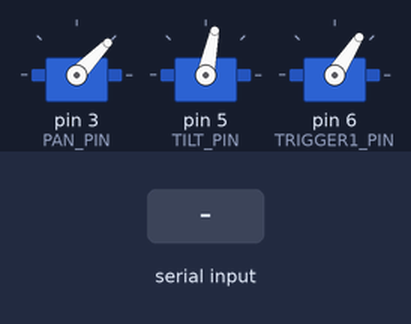
The sketch below on a simulated Arduino Uno, built with avr-gcc and run on an emulated ATmega328P. Shown: 3 × servo. Inputs (shaded band) come from the test bench. What the sketch prints to the serial monitor is not drawn.

Above: at 1.2 s.
1.3 s: "1" received over Serial
At 2.0 s:
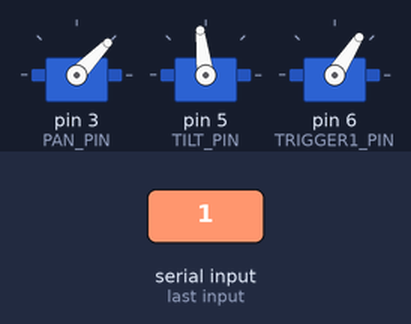
3.1 s: byte 253 (0xFD) received over Serial
At 3.9 s:
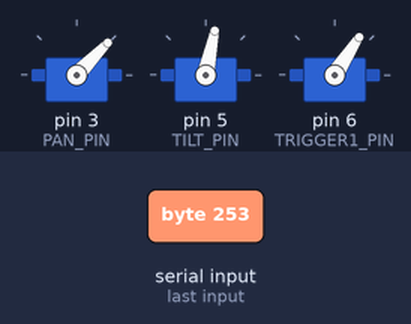
4.9 s: "2" received over Serial
At 5.5 s:
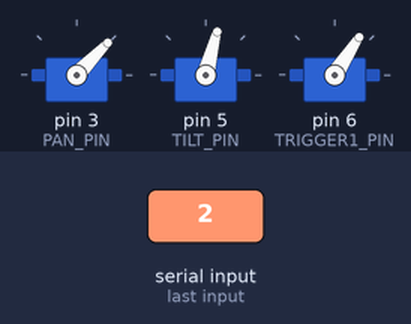
Timing chart, 0 to 7.9 s (numbered marks = the images above; inputs shaded):
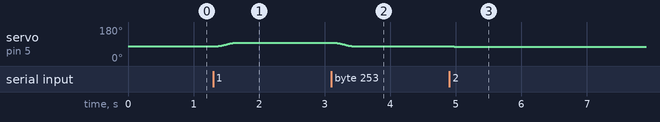

The sketch:

arduino_for_joystick_hss.ino
```cpp
/*
  Celik Kubbe - Servo.h uzerinden WASD + Cift Tetik Manuel Kontrol
  (PCA9685 KALDIRILDI - dogrudan Arduino pinlerinden surulmektedir)

  Bu surum, PCA9685'li son CALISAN kodunuzdaki dogrulanmis kalibrasyon
  degerleri BIREBIR korunarak hazirlanmistir. Hareket matematigi
  (TrajectoryGenerator + aci->pulse donusumu) eskisiyle ozdestir;
  degisen tek sey darbenin PCA9685 yerine Arduino pininden uretilmesidir.

  ONEMLI GUC UYARISI:
  Servo motorlarin V+ (guc) hatti Arduino'nun 5V pininden DEGIL, harici
  8.4V (pan/tilt) ve 6.8V (tetikler) kaynaklardan gelmelidir. Servo
  sinyal kablosu (sari/beyaz) asagidaki pinlere, GND'si ise ORTAK GND
  (yildiz) noktasina baglanir.

  PCA9685/I2C tamamen kaldirildigi icin onceki I2C kilitlenme riski
  (Wire.setWireTimeout korumasi) de ortadan kalkmistir.

  Iletisim protokolu (Python -> Arduino, ~50Hz):

  Tek bayt - yon bitmask'i:
    bit0 (0x01) = W basili  (tilt yukari)
    bit1 (0x02) = S basili  (tilt asagi)
    bit2 (0x04) = A basili  (pan sola)
    bit3 (0x08) = D basili  (pan saga)
    bit4 (0x10) = J basili  (HER IKI tetik birlikte - tek atis, kenar algilama)

  Tek bayt - ozel komutlar:
    0xFF        = ACIL DURDUR (pan+tilt+her iki tetik durur, MANDALLI)
    0xFE        = Acil durdur serbest birak
    0xFD        = HOME (P) - tum eksenleri HOME_*_DEG degerlerine gonderir
    0xFC        = Tek atis darbesi (eksenlere dokunmaz)

  Bes bayt - mutlak aci cercevesi:
    0xFB + [pan_lo][pan_hi][tilt_lo][tilt_hi]
                = int16 little-endian, 0.1 derece birimi (47.3 der -> 473)
                  Analog kol ve otonom takip bu yolu kullanir.

  Baglanti watchdog'u:
    COMMAND_TIMEOUT_MS (500 ms) boyunca hic bayt gelmezse eksenler
    bulunduklari yerde durdurulur. Bkz. loop() sonundaki watchdog blogu.
*/

#include <Servo.h>
#include "TrajectoryGenerator.h"
#include "ServoAxisController.h"

// --- PIN ATAMALARI ---
// Kendi kablolamaniza gore degistirin. Servo.h herhangi bir dijital
// pini kullanabilir (PCA9685'teki gibi ozel kanal numarasi yoktur).
const uint8_t PAN_PIN      = 3;
const uint8_t TILT_PIN     = 5;
const uint8_t TRIGGER1_PIN = 6;
const uint8_t TRIGGER2_PIN = 9;

// --- attach() icin ORTAK GENIS ARALIK ---
// DIKKAT: Arduino Servo kutuphanesi attach(pin, min, max) degerlerini
// int8_t offset olarak saklar; 1210 gibi dar/uc degerler verilirse bu
// alan TASAR ve kutuphane yanlis sinir hesaplar. Bu yuzden tum servolar
// GENIS ortak aralikla attach edilir; gercek eksen limitleri zaten
// ServoAxisController::writeAngle() icinde dogru sekilde uygulanir
// (cikan pulse her zaman ilgili eksenin MIN/MAX_PULSE_US araligindadir).
const uint16_t ATTACH_MIN_US = 500;
const uint16_t ATTACH_MAX_US = 2500;

Servo panServo;
Servo tiltServo;
Servo trigger1Servo;
Servo trigger2Servo;

// --- PAN (DS5160) - son calisan kodunuzdaki dogrulanmis degerler ---
const uint16_t PAN_MIN_PULSE_US = 500;
const uint16_t PAN_MAX_PULSE_US = 1800;
const float PAN_MIN_DEG  = 40.0f;
const float PAN_MAX_DEG  =100.0f;
const float PAN_MAX_VEL_DPS = 800.0f;   // eski: 400
const float PAN_MAX_ACCEL_DPS2 = 1000.0f;   // eski: 500

// --- TILT (DS5160 + 1:2 harici disli) - dogrulanmis degerler ---
const uint16_t TILT_MIN_PULSE_US = 500;  //1000 onceki
const uint16_t TILT_MAX_PULSE_US = 1800;  //1350 onceki
const float TILT_MIN_DEG = 115.0f;
const float TILT_MAX_DEG = 150.0f;
const float TILT_MAX_VEL_DPS    = 600.0f;
const float TILT_MAX_ACCEL_DPS2 = 800.0f;

// --- TETIK 1 (DS3225 25kg) - dogrulanmis degerler ---
const uint16_t TRIGGER1_MIN_PULSE_US = 600; //  ates tarafi    //1210 idi
const uint16_t TRIGGER1_MAX_PULSE_US = 1800; // dinlenme tarafi   //1510 idi
const float TRIGGER1_FIRE_DEG = 145.0f;  //75 idi
const float TRIGGER1_REST_DEG = 80.0f; //120 idi

// --- TETIK 2 (DS3225 25kg) - YENI, KARSI YONDE MONTELI ---
// Ters taraftaki silahi tetikledigi icin REST/FIRE acilari TETIK 1'in
// TERSI (mirror) olarak tanimlandi. Pulse araligi ise TETIK 1'den
// BAGIMSIZ ve HENUZ TEST EDILMEMISTIR - asagidaki genis deger yalnizca
// guvenli bir baslangictir. Tilt'te yaptiginiz gibi kucuk adimlarla
// (20-30us) daraltarak kendi guvenli araliginizi bulun.


/*

const uint16_t TRIGGER2_MIN_PULSE_US = 500;  // <-- SIZ TEST EDIP DEGISTIRECEKSINIZ
const uint16_t TRIGGER2_MAX_PULSE_US = 2500; // <-- SIZ TEST EDIP DEGISTIRECEKSINIZ
const float TRIGGER2_REST_DEG = 0.0f;   // TETIK1'in tersi
const float TRIGGER2_FIRE_DEG = 180.0f; // TETIK1'in tersi
*/


const float TRIGGER_MAX_VEL_DPS     = 3000.0f;
const float TRIGGER_MAX_ACCEL_DPS2  = 4000.0f;
const unsigned long TRIGGER_HOLD_MS = 250;


// --- HOME (BASLANGIC / SIFIRLAMA) ACILARI - dogrulanmis degerler ---
const float HOME_PAN_DEG      = 70.0f;
const float HOME_TILT_DEG     = 120.0f;  // = 150.0f
const float HOME_TRIGGER1_DEG = TRIGGER1_REST_DEG;
//const float HOME_TRIGGER2_DEG = TRIGGER2_REST_DEG;


ServoAxisController pan(panServo, PAN_MIN_DEG, PAN_MAX_DEG,
                         PAN_MIN_PULSE_US, PAN_MAX_PULSE_US,
                         PAN_MAX_VEL_DPS, PAN_MAX_ACCEL_DPS2);

ServoAxisController tilt(tiltServo, TILT_MIN_DEG, TILT_MAX_DEG,
                          TILT_MIN_PULSE_US, TILT_MAX_PULSE_US,
                          TILT_MAX_VEL_DPS, TILT_MAX_ACCEL_DPS2);

ServoAxisController trigger1(trigger1Servo, TRIGGER1_REST_DEG, TRIGGER1_FIRE_DEG,
                              TRIGGER1_MIN_PULSE_US, TRIGGER1_MAX_PULSE_US,
                              TRIGGER_MAX_VEL_DPS, TRIGGER_MAX_ACCEL_DPS2);

/*
ServoAxisController trigger2(trigger2Servo, TRIGGER2_REST_DEG, TRIGGER2_FIRE_DEG,
                              TRIGGER2_MIN_PULSE_US, TRIGGER2_MAX_PULSE_US,
                              TRIGGER_MAX_VEL_DPS, TRIGGER_MAX_ACCEL_DPS2);
*/


// Yon durumlarini (state) takip etmek icin degiskenler
int lastPanDir = 0;
int lastTiltDir = 0;
bool lastFireKeyState = false;

//asagisi sonradan eklendi


// --- MUTLAK ACI CERCEVESI (0xFB) ---
// Bicim: [0xFB][pan_lo][pan_hi][tilt_lo][tilt_hi]
// Aci degerleri int16 little-endian, 0.1 derece biriminde.
// Ornek: 47.3 derece -> 473
//
// Bitmask komutlarindan farki: yon degil KONUM belirtir. Python bu
// cerceveyi 50Hz gonderdiginde hedef surekli kayar ve eksenler onu
// TrajectoryGenerator ile puruzsuzce takip eder. Analog kol ve otonom
// takip bu yolu kullanir.
const uint8_t FRAME_HEADER = 0xFB;
const uint8_t FRAME_PAYLOAD_LEN = 4;
const unsigned long FRAME_TIMEOUT_MS = 100;

uint8_t frameBuffer[FRAME_PAYLOAD_LEN];
uint8_t frameIndex = 0;
bool frameActive = false;
unsigned long frameStartMs = 0;

// Ates darbesi komutu. Bitmask'teki 0x10 bitinden ayri tutuldu cunku
// bitmask isleyicisi her cagrildiginda pan/tilt yonunu de degerlendirir
// ve mutlak aci hedefini bozar.
const uint8_t CMD_FIRE_PULSE = 0xFC;

// Aci olcegi: gelen ham deger 10'a bolunerek dereceye cevrilir.
const float ANGLE_SCALE = 10.0f;


// --- BAGLANTI WATCHDOG'U ---
// Python bagli oldugu surece en gec 150 ms'de bir bayt gonderir:
// analog/otonom yolda 50 Hz cerceve akisi, bitmask yolunda ArduinoLink'in
// heartbeat tekrari. 500 ms sessizlik baglantinin koptugu anlamina gelir
// (uc kacirilmis heartbeat).
//
// NEDEN GEREKLI: bitmask modunda yon komutu hedefi EKSEN LIMITI olarak
// verir (moveTo(PAN_MAX_DEG)). Komut akisi kesilirse eksen o limite kadar
// donmeye devam eder ve durdurulamaz; ACIL DURDUR komutu da gonderilemez,
// cunku gonderecek taraf zaten olmustur.
//
// Mutlak aci (0xFB) modunda ayni risk yoktur: moveToImmediate() hedefe
// zaten ulasmis oldugu icin eksen kendiliginden donuk kalir.
const unsigned long COMMAND_TIMEOUT_MS = 500;

unsigned long lastCommandMs = 0;
bool motionHalted = false;


// yukarisi sonradan eklendi


// --- Tetik durum makinesi (non-blocking) - HER IKI tetigi birlikte yonetir ---
enum TriggerState { TRIGGER_IDLE, TRIGGER_FIRING, TRIGGER_HOLDING, TRIGGER_RETURNING };
TriggerState triggerState = TRIGGER_IDLE;
unsigned long triggerHoldStartMs = 0;

void startFire() {
    if (triggerState == TRIGGER_IDLE) {
        trigger1.moveTo(TRIGGER1_FIRE_DEG);
        //trigger2.moveTo(TRIGGER2_FIRE_DEG);
        triggerState = TRIGGER_FIRING;
    }
}

void updateTriggerStateMachine() {
    switch (triggerState) {
        case TRIGGER_IDLE:
            break;

        case TRIGGER_FIRING:
            // Her iki tetik de hareketini bitirdiginde HOLD'a gec
            if (!trigger1.isMoving() ) { //&& !trigger2.isMoving()) {
                triggerHoldStartMs = millis();
                triggerState = TRIGGER_HOLDING;
            }
            break;

        case TRIGGER_HOLDING:
            if (millis() - triggerHoldStartMs >= TRIGGER_HOLD_MS) {
                trigger1.moveTo(TRIGGER1_REST_DEG);
                //trigger2.moveTo(TRIGGER2_REST_DEG);
                triggerState = TRIGGER_RETURNING;
            }
            break;

        case TRIGGER_RETURNING:
            if (!trigger1.isMoving() ) { //&& !trigger2.isMoving()) {
                triggerState = TRIGGER_IDLE;
            }
            break;
    }
}

void goHome() {
    pan.moveTo(HOME_PAN_DEG);
    tilt.moveTo(HOME_TILT_DEG);
    trigger1.moveTo(HOME_TRIGGER1_DEG);
    //trigger2.moveTo(HOME_TRIGGER2_DEG);

    triggerState = TRIGGER_IDLE;
    lastPanDir = 0;
    lastTiltDir = 0;
    lastFireKeyState = false;
}


//yeni fonksiyon


// Tamamlanan cerceveyi isler: iki int16 degeri dereceye cevirip
// eksenlere hedef olarak verir.
void processFrame() {
    int16_t panRaw = (int16_t)(frameBuffer[0] | ((uint16_t)frameBuffer[1] << 8));
    int16_t tiltRaw = (int16_t)(frameBuffer[2] | ((uint16_t)frameBuffer[3] << 8));

    pan.moveToImmediate((float)panRaw / ANGLE_SCALE);
    tilt.moveToImmediate((float)tiltRaw / ANGLE_SCALE);

    // Bitmask durum makinesini sifirla: aksi halde mutlak aci modundan
    // cikip bitmask moduna donuldugunde eski yon hatirlanir ve ilk
    // komut yok sayilir.
    lastPanDir = 0;
    lastTiltDir = 0;
}


//ustteki yeni fonksiyon


void setup() {
    Serial.begin(115200);

    panServo.attach(PAN_PIN, ATTACH_MIN_US, ATTACH_MAX_US);
    tiltServo.attach(TILT_PIN, ATTACH_MIN_US, ATTACH_MAX_US);
    trigger1Servo.attach(TRIGGER1_PIN, ATTACH_MIN_US, ATTACH_MAX_US);
    //trigger2Servo.attach(TRIGGER2_PIN, ATTACH_MIN_US, ATTACH_MAX_US);

    pan.begin(HOME_PAN_DEG);
    tilt.begin(HOME_TILT_DEG);
    trigger1.begin(HOME_TRIGGER1_DEG);
    //trigger2.begin(HOME_TRIGGER2_DEG);

    // Watchdog'u simdiden besle: aksi halde ilk komut gelene kadar
    // gecen sure zaman asimi sayilir ve acilista bosuna tetiklenir.
    lastCommandMs = millis();

    Serial.println(F("Servo.h WASD+Cift Tetik kontrol hazir (PCA9685 yok)."));
}

void loop() {
    if (Serial.available() > 0) {
    // --- Yarim kalan cerceve zaman asimi ---
    // Cerceve ortasinda baglanti koparsa kalan baytlar bir sonraki
    // komutu bozmamalidir.

    if (frameActive && (millis() - frameStartMs > FRAME_TIMEOUT_MS)) {
        frameActive = false;
        frameIndex = 0;
    }

    while (Serial.available() > 0) {
        uint8_t cmd = Serial.read();

        // Her gelen bayt watchdog'u besler. Cerceve veri baytlari da
        // dahildir: onlar da baglantinin canli oldugunun kanitidir.
        lastCommandMs = millis();
        motionHalted = false;

        // Cerceve toplama modundaysak bayti veri olarak biriktir.
        if (frameActive) {
            frameBuffer[frameIndex++] = cmd;
            if (frameIndex >= FRAME_PAYLOAD_LEN) {
                processFrame();
                frameActive = false;
                frameIndex = 0;
            }
            continue;
        }

        if (cmd == FRAME_HEADER) {
            // Cerceve basligi: sonraki 4 bayt veri olarak toplanacak.
            frameActive = true;
            frameIndex = 0;
            frameStartMs = millis();
        } else if (cmd == 0xFF) {
            pan.emergencyStop();
            tilt.emergencyStop();
            trigger1.emergencyStop();
           //trigger2.emergencyStop();
            triggerState = TRIGGER_IDLE;
            frameActive = false;
            frameIndex = 0;
        } else if (cmd == 0xFE) {
            pan.release();
            tilt.release();
            trigger1.release();
            //trigger2.release();
        } else if (cmd == 0xFD) {
            goHome();
        } else if (cmd == CMD_FIRE_PULSE) {
            // Cerceve toplama modunda DEGILSEK ates et. frameActive
            // kontrolu yukarida zaten yapiliyor ama ek guvenlik olarak
            // burada da dogrulaniyor: kazara ates en pahali hatadir.
            if (!frameActive) {
                startFire();
            }
        } else {
            int currentTiltDir = 0;
            int currentPanDir = 0;

            if (cmd & 0x01) currentTiltDir = 1;  // W: Yukari
            if (cmd & 0x02) currentTiltDir = -1;   // S: Asagi
            if ((cmd & 0x01) && (cmd & 0x02)) currentTiltDir = 0;

            if (cmd & 0x04) currentPanDir = 1;   // A: Sola
            if (cmd & 0x08) currentPanDir = -1;  // D: Saga
            if ((cmd & 0x04) && (cmd & 0x08)) currentPanDir = 0;

            bool fireKeyState = (cmd & 0x10) != 0;

            if (currentTiltDir != lastTiltDir) {
                if (currentTiltDir == 1) {
                    tilt.moveTo(TILT_MAX_DEG);
                } else if (currentTiltDir == -1) {
                    tilt.moveTo(TILT_MIN_DEG);
                } else {
                    tilt.moveTo(tilt.currentAngle());
                }
                lastTiltDir = currentTiltDir;
            }

            if (currentPanDir != lastPanDir) {
                if (currentPanDir == 1) {
                    pan.moveTo(PAN_MAX_DEG);
                } else if (currentPanDir == -1) {
                    pan.moveTo(PAN_MIN_DEG);
                } else {
                    pan.moveTo(pan.currentAngle());
                }
                lastPanDir = currentPanDir;
            }

            if (fireKeyState && !lastFireKeyState) {
                startFire();
            }
            lastFireKeyState = fireKeyState;
        }
    }
  }

    // --- Baglanti watchdog'u ---
    // Serial.available() blogunun DISINDA olmak zorundadir: baglanti
    // tamamen sustugunda o blok hic calismaz, yani icine konulan bir
    // kontrol tam ihtiyac duyulan anda devre disi kalir.
    if (!motionHalted && (millis() - lastCommandMs > COMMAND_TIMEOUT_MS)) {
        // Bulundugu yerde dur. emergencyStop() BILINCLI olarak
        // kullanilmadi: o mandallidir ve kisa bir USB titremesinden
        // sonra sistemi 0xFE gelene kadar kilitler. Buradaki durus
        // komut akisi dondugunde kendiliginden cozulur, ancak duran
        // eksen kendiliginden harekete gecmez.
        pan.moveTo(pan.currentAngle());
        tilt.moveTo(tilt.currentAngle());

        // Yarim kalan cerceveyi at. Yukaridaki cerceve zaman asimi da
        // ayni blogun icinde oldugu icin baglanti cerceve ortasinda
        // koparsa asla calismaz; frameActive takili kalir ve baglanti
        // dondugunde ilk dort komut bayti veri sanilip aci olarak
        // yorumlanir.
        frameActive = false;
        frameIndex = 0;

        // Bitmask durum makinesini sifirla ki baglanti dondugunde ilk
        // yon komutu yeniden moveTo() uretsin.
        lastPanDir = 0;
        lastTiltDir = 0;

        // Bekleyen ates biti baglanti donusunde KENAR uretmesin.
        // true birakilinca gelen ilk 0x10'lu bayt yukselen kenar
        // sayilmaz; operator tetigi birakip tekrar basmadan ates olmaz.
        lastFireKeyState = true;

        motionHalted = true;
    }

    pan.update();
    tilt.update();
    trigger1.update();
    //trigger2.update();
    updateTriggerStateMachine();
}
```

ServoAxisController.cpp
```cpp
#include "ServoAxisController.h"

namespace {
    float mapFloat(float x, float inMin, float inMax, float outMin, float outMax) {
        return outMin + (x - inMin) * (outMax - outMin) / (inMax - inMin);
    }
}

ServoAxisController::ServoAxisController(Servo &servo,
                                          float minAngleDeg, float maxAngleDeg,
                                          uint16_t minPulseUs, uint16_t maxPulseUs,
                                          float maxVelDegPerSec, float maxAccelDegPerSec2)
    : _servo(servo),
      _traj(maxVelDegPerSec, maxAccelDegPerSec2),
      _minPulseUs(minPulseUs), _maxPulseUs(maxPulseUs),
      _targetAngle(0), _estopped(false) {
    // Aci sinirlarini sirala. Tetikler REST/FIRE acilariyla kuruluyor ve
    // TRIGGER1'de REST(180) > FIRE(0) oldugu icin sira tersine donuyor.
    // Siralanmazsa constrain(x, 180, 0) her zaman ayni degeri dondurur
    // ve tetik hicbir zaman ates konumuna gitmez.
    if (minAngleDeg <= maxAngleDeg) {
        _minAngle = minAngleDeg;
        _maxAngle = maxAngleDeg;
    } else {
        _minAngle = maxAngleDeg;
        _maxAngle = minAngleDeg;
    }
}

void ServoAxisController::begin(float initialAngleDeg) {
    initialAngleDeg = constrain(initialAngleDeg, _minAngle, _maxAngle);
    _targetAngle = initialAngleDeg;
    _traj.freezeAt(initialAngleDeg);
    writeAngle(initialAngleDeg);
}

void ServoAxisController::moveTo(float targetAngleDeg) {
    if (_estopped) return;
    _targetAngle = constrain(targetAngleDeg, _minAngle, _maxAngle);
    _traj.setTarget(_targetAngle, micros());
}

void ServoAxisController::nudge(float deltaDeg) {
    moveTo(_targetAngle + deltaDeg);
}

void ServoAxisController::moveToImmediate(float targetAngleDeg) {
  if (_estopped) return;

  _targetAngle = constrain(targetAngleDeg, _minAngle, _maxAngle);

  _traj.freezeAt(_targetAngle);

  writeAngle(_targetAngle);
}

void ServoAxisController::update() {
    if (_estopped) return;
    float angle = _traj.update(micros());
    writeAngle(angle);
}

void ServoAxisController::emergencyStop() {
    _estopped = true;
    _targetAngle = _traj.currentAngle();
    _traj.freezeAt(_targetAngle);
    writeAngle(_targetAngle);
}

void ServoAxisController::release() {
    _estopped = false;
}

void ServoAxisController::writeAngle(float angleDeg) {
    angleDeg = constrain(angleDeg, _minAngle, _maxAngle);

    // Aci -> pulse esleme aralik 0-180 uzerinden yapilir; boylece eksenin
    // kendi MIN/MAX_DEG sinirlari degisse bile kalibre edilmis pulse
    // degerleri kaymaz (PCA9685'li surumle birebir ayni davranis).
    float pulseUs = mapFloat(angleDeg, 0.0f, 180.0f,
                             (float)_minPulseUs, (float)_maxPulseUs);

    _servo.writeMicroseconds((int)lroundf(pulseUs));
}
```

Source omitted: ServoAxisController.h (2054 bytes), TrajectoryGenerator.cpp (2582 bytes), TrajectoryGenerator.h (1870 bytes)

Measured:
- after the input at 1.3 s, servo on pin 5 (TILT_PIN): moves from 78° to 97° over 0.30 s, starting after 0.05 s
- after the input at 3.1 s, servo on pin 5 (TILT_PIN): moves from 97° to 78° over 0.30 s, starting after 0.06 s
- after the input at 4.9 s, servo on pin 5 (TILT_PIN): 78° → 75° at once
